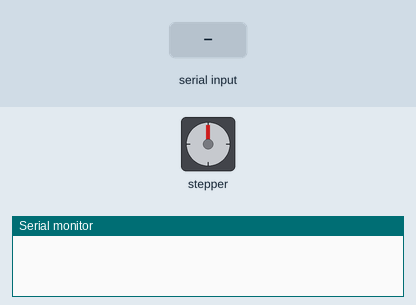
This sketch was run on a simulated Arduino Uno, built with avr-gcc and run on an emulated ATmega328P. On the bench: stepper motor, the last lines printed to the serial monitor. Inputs (shaded band) come from the test bench. Stepper angles assume 200 steps per turn.

Above: at 1.2 s.
1.3 s: "90,45\n" received over Serial
At 1.45 s:
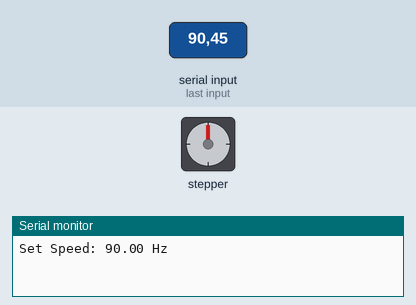
4.3 s: byte 10 ('\n') received over Serial
At 4.8 s:
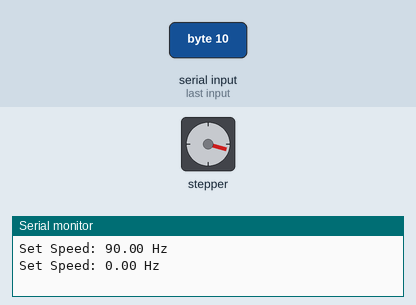
5.8 s: "30,150\n" received over Serial
At 6.26 s:
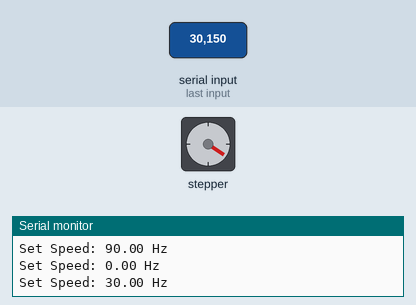
Timing chart, 0 to 17.8 s (numbered marks = the images above; inputs shaded):
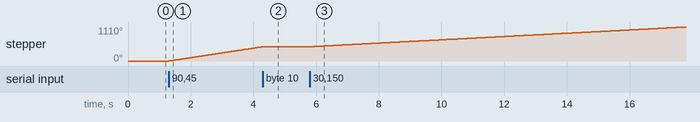

Measured:
- after the input at 1.3 s, stepper: keeps turning clockwise at about 156°/s, starting at once
- after the input at 4.3 s, stepper: stops changing and stays 466°
- after the input at 5.8 s, stepper: keeps turning clockwise at about 54°/s, starting at once

The sketch:

steppercontrol.ino
```cpp
#include <AccelStepper.h>

// ピン設定
#define STEP_PIN  12   // ステップ信号用のピン
#define DIR_PIN   14   // 方向制御用のピン

// AccelStepper のインスタンスを作成（DRIVER モード）
AccelStepper stepper(AccelStepper::DRIVER, STEP_PIN, DIR_PIN);
String receivedData = "";  // 受信データのバッファ

void setup() {
    Serial.begin(9600);
    stepper.setMaxSpeed(3000);  // 高音にも対応できるようにする
    stepper.setSpeed(0);  // 初期速度
}

void loop() {
    stepper.runSpeed();  // 速度を維持して回転

    // シリアルデータ受信
    while (Serial.available()) {
        char c = Serial.read();
        if (c == '\n') {
            float frequency = receivedData.toFloat(); // 数値に変換
            stepper.setSpeed(frequency);  // 速度変更
            Serial.print("Set Speed: ");
            Serial.print(frequency);
            Serial.println(" Hz");
            receivedData = "";  // バッファをクリア
        } else {
            receivedData += c;
        }
    }
}
```
